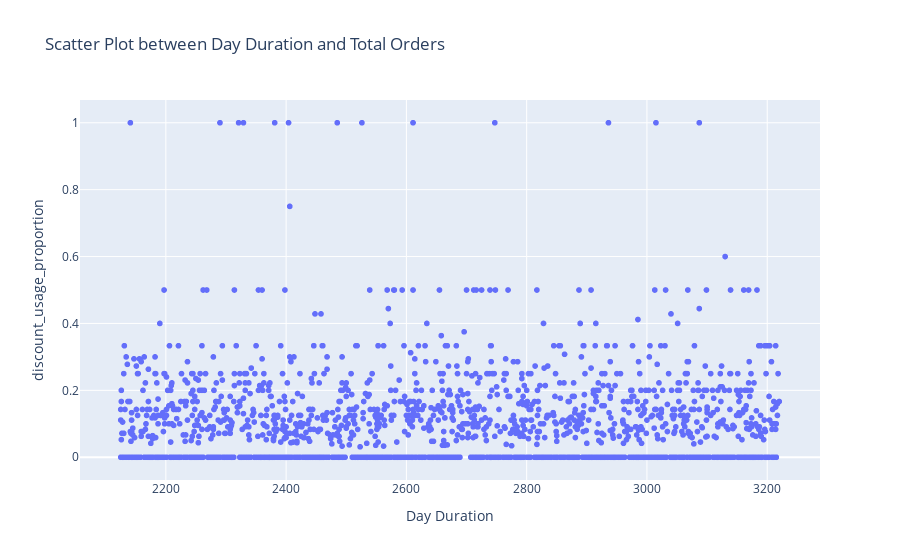

Here is the notebook cell this chart was saved with:
### Code cell
fig = px.scatter(user_profile, x='dayduration', y='discount_usage_proportion', 
                 title='Scatter Plot between Day Duration and Total Orders',
                 labels={'dayduration': 'Day Duration', 'total_orders': 'Total Orders'})
fig.show()

### Figure 1 — Plotly figure (JSON) as saved in the notebook; plotly's stock layout.template omitted (floating-point values rounded to 4 significant figures; data arrays with more than 128 entries replaced by an {"elided": "..."} marker saying what was removed)
{"data": [{"hovertemplate": "Day Duration=%{x}<br>discount_usage_proportion=%{y}<extra></extra>", "legendgroup": "", "marker": {"color": "#636efa", "symbol": "circle"}, "mode": "markers", "name": "", "showlegend": false, "type": "scattergl", "x": {"elided": "2500 int values"}, "xaxis": "x", "y": {"elided": "2500 float values"}, "yaxis": "y"}], "layout": {"legend": {"tracegroupgap": 0}, "title": {"text": "Scatter Plot between Day Duration and Total Orders"}, "xaxis": {"anchor": "y", "domain": [0, 1], "title": {"text": "Day Duration"}}, "yaxis": {"anchor": "x", "domain": [0, 1], "title": {"text": "discount_usage_proportion"}}}}
